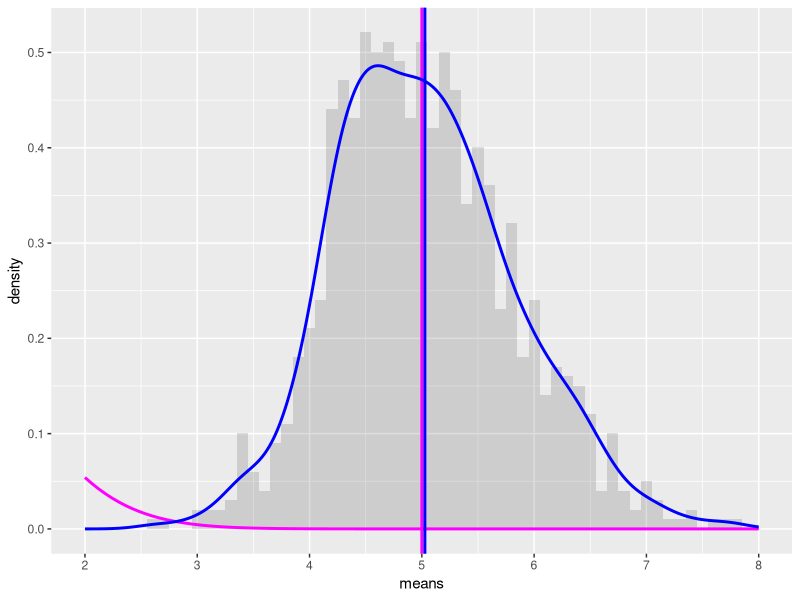

This chart was generated by the following R code:

# load neccesary libraries
library(ggplot2)

# set constants
lambda <- 0.2 # lambda for rexp
n <- 40 # number of exponetials
nSimulation <- 1000 # number of tests

# set the seed to create reproducability
set.seed(1125556665)

# run the test resulting in n x nSimulation matrix
expDist <- matrix(data=rexp(n * nSimulation, lambda), nrow=nSimulation)
expDistMeans <- data.frame(means=apply(expDist, 1, mean))

## Sample Mean versus Theoretical Mean

mu <- 1/lambda
#print(mu)
meanOfMeans <- mean(expDistMeans$means)
sd <- 1/lambda/sqrt(n)
#print(sd)
Var <- sd^2
#print(Var)
sd_x <- sd(expDistMeans$means)
#print(sd_x)

Var_x <- var(expDistMeans$means)
#print(Var_x)

gg <- ggplot(data = expDistMeans, aes(x = means)) + 
  geom_histogram(binwidth=0.1, aes(y=..density..), alpha=0.2) + 
  stat_function(fun = dnorm, arg = list(mean = mu , sd = sd), colour = "magenta", size=1) + 
  geom_vline(xintercept = mu, size=1, colour="magenta") + 
  geom_density(colour="blue", size=1) +
  geom_vline(xintercept = meanOfMeans, size=1, colour="blue") + 
  scale_x_continuous(breaks=seq(mu-3,mu+3,1), limits=c(mu-3,mu+3)) 

gg
